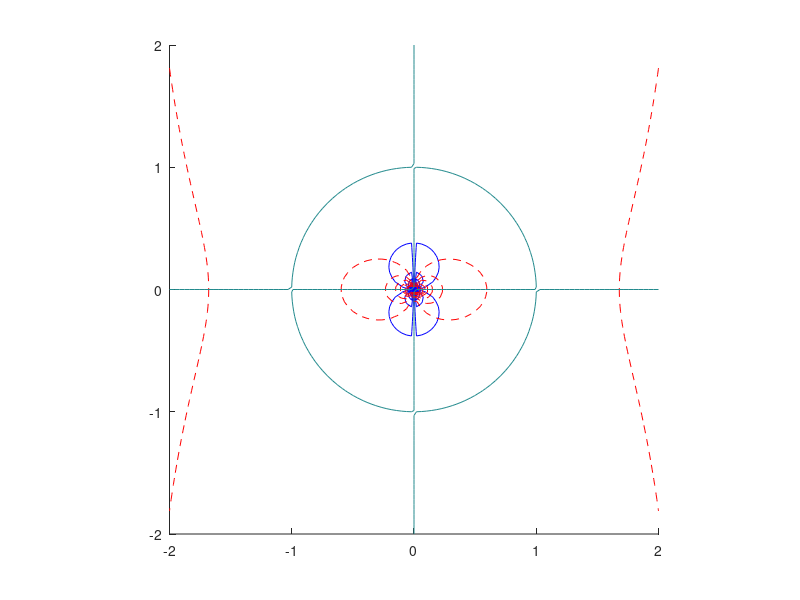

This chart was generated by the following MATLAB code:
clear;
clc;
y = linspace(-2, 2, 100);
x = linspace(-2, 2, 100);

[X, Y] = meshgrid(x, y);
U = 1;
a = 1;

R = sqrt(X.^2 + Y.^2) ;
Theta = atan(Y./X) ;
psi = U*(R-(a^2)./R).*sin(Theta);
phi = U*(R + (a^2)./R).*cos(Theta);



% figure1 = figure; 

hold all;
contour(X, Y, psi, 100, '-b', linewidth=1);
% plot(x, sqrt(a^2 - x.^2), '-k');
contour(X, Y, phi, 100, '--r', linewidth=2);
contour(X, Y, psi, [0 0]);
pbaspect([1 1 1]);
% set(h,'Visible','off')
% axis off
% axis image
% saveas(figure1,'finename.png')

